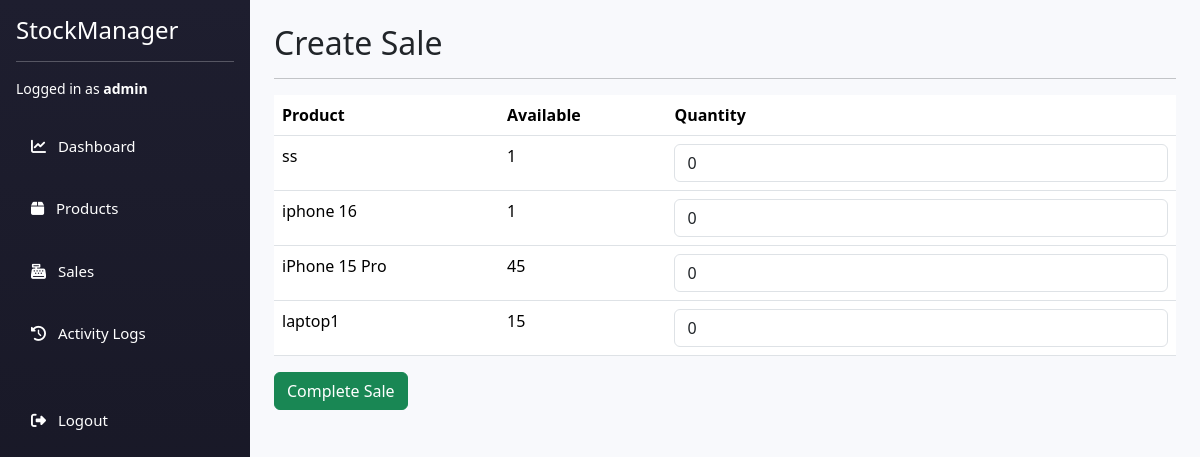
Screenshot of /sales/create/ (signed in) with the database file from the repository.
### app/models.py (models this page shows, shortened)
class Product(models.Model):
    name = models.CharField(max_length=100)
    sku = models.CharField(max_length=100, unique=True)
    category = models.ForeignKey(Category, on_delete=models.CASCADE)
    purchase_price = models.DecimalField(max_digits=10, decimal_places=2)
    selling_price = models.DecimalField(max_digits=10, decimal_places=2)
    quantity = models.PositiveIntegerField()
    minimum_stock = models.PositiveIntegerField(default=5)
    created_at = models.DateTimeField(default=timezone.now)

### app/views.py (the view, shortened to what this page needs)
# urls.py: path('sales/create/', views.create_sale, name='create_sale'),
@login_required
def create_sale(request):
    products = Product.objects.all()
    return render(request, 'sales/create_sale.html', {'products': products})

### app/templates/sales/create_sale.html (shortened to what this page needs)
{% extends 'base.html' %}
{% block content %}
<h2>Create Sale</h2>
<hr>
<form method="POST">
    <table class="table">
        <thead>
            <tr>
                <th>Product</th>
                <th>Available</th>
                <th>Quantity</th>
            </tr>
        </thead>
        <tbody>
            {% for product in products %}
            <tr>
                <td>
                    {{ product.name }}
                </td>
                <td>{{ product.quantity }}</td>
                <td>
                    <input type="number" name="quantity" class="form-control" min="0" value="0">
                </td>
            </tr>
            {% endfor %}
        </tbody>
    </table>
    <button type="submit" class="btn btn-success">Complete Sale</button>
</form>
{% endblock %}

### app/templates/base.html (shortened to what this page needs)
{% load static %}
<!DOCTYPE html>
<html lang="en">
<head>
    <link href="https://cdn.jsdelivr.net/npm/bootstrap@5.3.3/dist/css/bootstrap.min.css" rel="stylesheet">
    <link rel="stylesheet" href="https://cdnjs.cloudflare.com/ajax/libs/font-awesome/6.5.0/css/all.min.css">
    <link rel="stylesheet" href="{% static 'css/style.css' %}">
</head>
<body>
<div class="d-flex">
    {% if user.is_authenticated %}
    <div class="sidebar p-3 text-white">
        <h4 class="text-white">StockManager</h4>
        <hr class="bg-light">
        <p class="small">
            Logged in as <strong>{{ user.username }}</strong>
        </p>
        <ul class="nav flex-column">
            <li class="nav-item">
                <a href="{% url 'dashboard' %}" class="nav-link text-white">
                    <i class="fas fa-chart-line me-2"></i> Dashboard
                </a>
            </li>
            {% if user.is_superuser %}
            <li class="nav-item">
                <a href="{% url 'product_list' %}" class="nav-link text-white">
                    <i class="fas fa-box me-2"></i> Products
                </a>
            </li>
            {% endif %}
            {% if user.is_staff %}
            <li class="nav-item">
                <a href="{% url 'sale_list' %}" class="nav-link text-white">
                    <i class="fas fa-cash-register me-2"></i> Sales
                </a>
            </li>
            {% endif %}
            {% if user.is_superuser %}
            <li class="nav-item">
                <a href="{% url 'activity_logs' %}" class="nav-link text-white">
                    <i class="fas fa-history me-2"></i> Activity Logs
                </a>
            </li>
            {% endif %}
            <li class="nav-item mt-4">
                <form action="{% url 'logout' %}" method="post">
                    <button type="submit"
                            class="nav-link text-white logout-btn w-100">
                        <i class="fas fa-sign-out-alt me-2"></i> Logout
                    </button>
                </form>
            </li>
        </ul>
    </div>
    {% endif %}
    <div class="content flex-grow-1 p-4">
        {% block content %}
        {% endblock %}
    </div>
</div>
</body>
</html>

### app/static/css/style.css (style rules this page uses)
body { background-color: #f4f6f9; }
.sidebar { width: 240px; background: linear-gradient(180deg, #1e1e2f, #151521); min-height: 100vh; }
.sidebar .nav-link { margin: 10px 0; }
.content { background-color: #f4f6f9; }

### app/templates/base.html (style rules this page uses)
body { overflow-x: hidden; }
.sidebar { width: 250px; min-height: 100vh; background: linear-gradient(180deg, #1e1e2f, #151522); }
.sidebar .nav-link { font-size: 15px; padding: 10px 15px; }
.content { background-color: #f8f9fc; min-height: 100vh; }
.logout-btn { border: none; background: none; padding: 0; text-align: left; }

### rows the page displays
Product: name "ss", quantity "1"
Product: name "iphone 16", quantity "1"
Product: name "iPhone 15 Pro", quantity "45"
Product: name "laptop1", quantity "15"

### other values shown
{{ user.username }} "admin"
